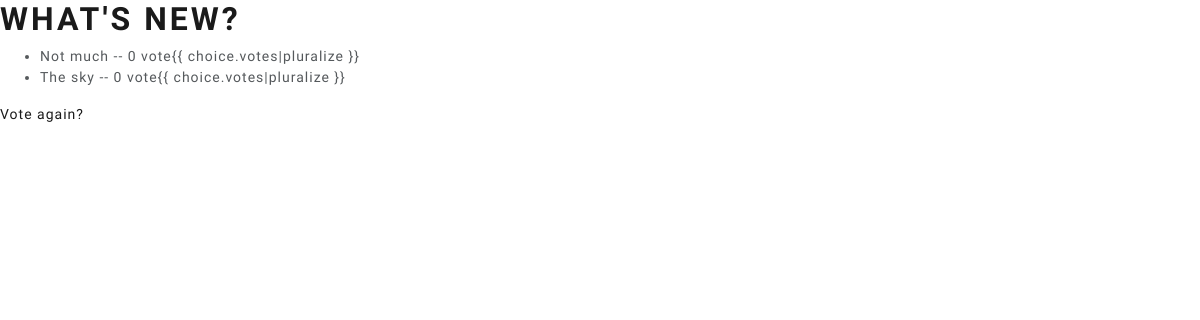
The app's page /polls/1/results/, older data.
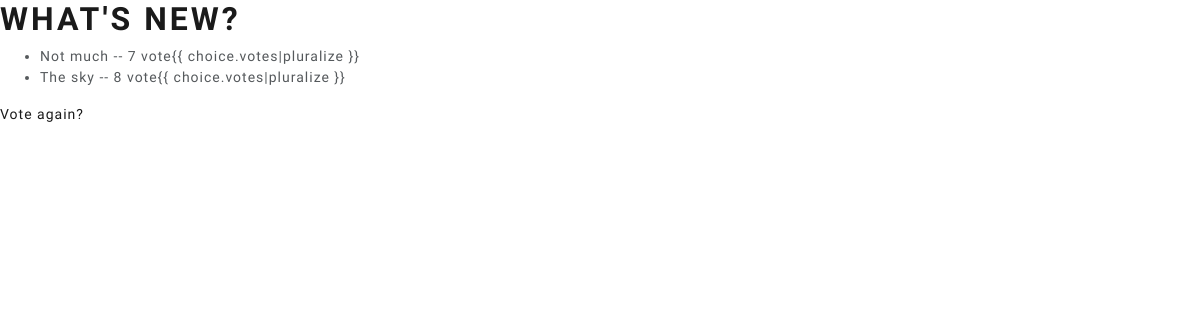
The same page, newer data.
### polls/models.py (models this page shows, shortened)
class Question(models.Model):
    question_text = models.CharField(max_length=200)
    pub_date = models.DateTimeField('date published')
    def was_published_recently(self):
        now = timezone.now()
        return now - datetime.timedelta(days=1) <= self.pub_date <= now
    was_published_recently.admin_order_field = 'pub_date'
    was_published_recently.boolean = True
    was_published_recently.short_description = 'Published recently?'

class Choice(models.Model):
    question = models.ForeignKey(Question, on_delete=models.CASCADE)
    choice_text = models.CharField(max_length=200)
    votes = models.IntegerField(default=0)

### polls/views.py (the view)
# urls.py: path('<int:pk>/results/', views.ResultsView.as_view(), name='results'),
class ResultsView(generic.DetailView):
    model = Question
    template_name = 'polls/results.html'

### polls/templates/polls/results.html (shortened to what this page needs)
<!DOCTYPE html>
<html>
  <head>
    {% load static %}
    <link
      rel="stylesheet"
      type="text/css"
      href="{% static 'polls/style.css' %}"
    />
  </head>
  <body>
    <h1>{{ question.question_text }}</h1>
    <ul>
      {% for choice in question.choice_set.all %}
      <li>
        {{ choice.choice_text }} -- {{ choice.votes }} vote{{
        choice.votes|pluralize }}
      </li>
      {% endfor %}
    </ul>
    <a href="{% url 'polls:detail' question.id %}">Vote again?</a>
  </body>
</html>

Row changes from the older to the newer data that the page shows:
changed Choice "Not much": votes "0" → "7"
changed Choice "The sky": votes "0" → "8"
